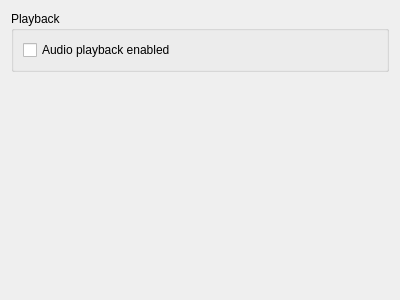
<?xml version="1.0" encoding="UTF-8"?>
<ui version="4.0">
 <class>AudioSettingsWidget</class>
 <widget class="QWidget" name="AudioSettingsWidget">
  <property name="geometry">
   <rect>
    <x>0</x>
    <y>0</y>
    <width>400</width>
    <height>300</height>
   </rect>
  </property>
  <property name="windowTitle">
   <string>Form</string>
  </property>
  <layout class="QVBoxLayout" name="verticalLayout">
   <item>
    <widget class="QGroupBox" name="groupBox">
     <property name="title">
      <string>Playback</string>
     </property>
     <layout class="QVBoxLayout" name="verticalLayout_2">
      <item>
       <widget class="QCheckBox" name="checkBoxPlaybackEnabled">
        <property name="text">
         <string>Audio playback enabled</string>
        </property>
       </widget>
      </item>
     </layout>
    </widget>
   </item>
   <item>
    <spacer name="verticalSpacer">
     <property name="orientation">
      <enum>Qt::Vertical</enum>
     </property>
     <property name="sizeHint" stdset="0">
      <size>
       <width>20</width>
       <height>40</height>
      </size>
     </property>
    </spacer>
   </item>
  </layout>
 </widget>
 <resources/>
 <connections/>
</ui>
